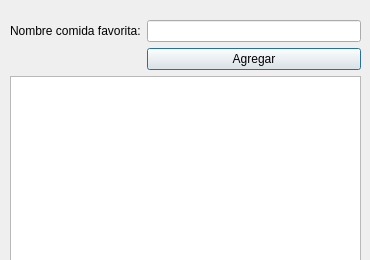
<?xml version="1.0" encoding="UTF-8"?>
<ui version="4.0">
 <class>ComidaFavorita</class>
 <widget class="QDialog" name="ComidaFavorita">
  <property name="geometry">
   <rect>
    <x>0</x>
    <y>0</y>
    <width>370</width>
    <height>260</height>
   </rect>
  </property>
  <property name="minimumSize">
   <size>
    <width>370</width>
    <height>260</height>
   </size>
  </property>
  <property name="maximumSize">
   <size>
    <width>370</width>
    <height>260</height>
   </size>
  </property>
  <property name="windowTitle">
   <string>Comidas Favoritas</string>
  </property>
  <widget class="QWidget" name="verticalLayoutWidget">
   <property name="geometry">
    <rect>
     <x>0</x>
     <y>10</y>
     <width>371</width>
     <height>281</height>
    </rect>
   </property>
   <layout class="QVBoxLayout" name="lay_ver_principal">
    <property name="leftMargin">
     <number>10</number>
    </property>
    <property name="topMargin">
     <number>10</number>
    </property>
    <property name="rightMargin">
     <number>10</number>
    </property>
    <property name="bottomMargin">
     <number>10</number>
    </property>
    <item>
     <layout class="QFormLayout" name="lay_frm_ingreso">
      <item row="0" column="0">
       <widget class="QLabel" name="lbl_nombre_comida_favorita">
        <property name="text">
         <string>Nombre comida favorita:</string>
        </property>
       </widget>
      </item>
      <item row="0" column="1">
       <widget class="QLineEdit" name="txt_nombre_comida_favorita"/>
      </item>
      <item row="1" column="1">
       <widget class="QPushButton" name="btn_agregar">
        <property name="text">
         <string>Agregar</string>
        </property>
       </widget>
      </item>
     </layout>
    </item>
    <item>
     <widget class="QListWidget" name="lst_comidas_favoritas"/>
    </item>
   </layout>
  </widget>
 </widget>
 <resources/>
 <connections/>
</ui>
